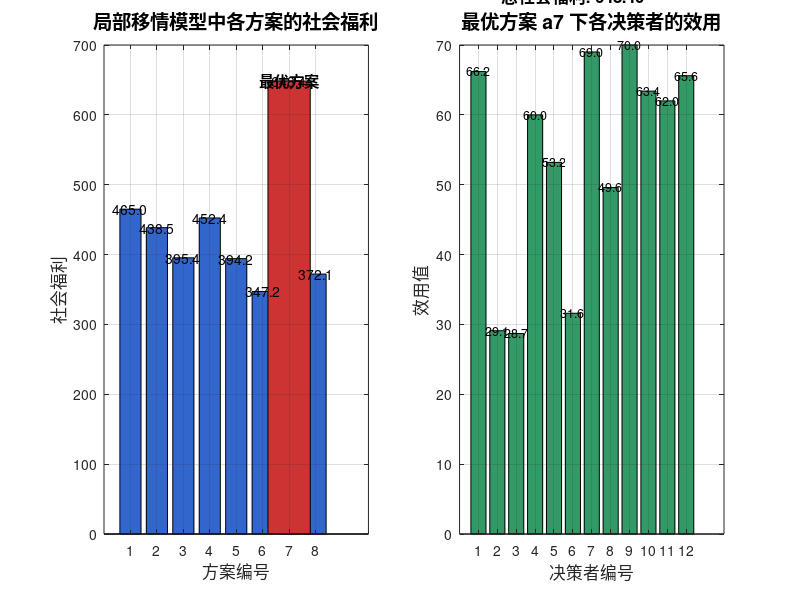

This figure's MATLAB source: (Note: this script raises an error after producing the figure.)
%% ICE算法 - 寻找局部移情网络中的社会最优方案
% 基于"考虑维护成本的移情网络决策模型与社会福利分配"文档实现
% 局部移情网络中社会福利最大化的迭代候选消除算法
% 在局部移情模型中，仅需一次迭代即可得到决策者效用值

%% 初始化参数
clear;
clc;
close all;

% 决策者数量和方案数量
n = 12; % 决策者数量
m = 8;  % 方案数量

% 初始化存储数组
sw_values = zeros(1, m); % 存储每个方案的社会福利
u_final = zeros(n, m);   % 存储每个决策者对每个方案的最终效用

% 移情矩阵W (n×n)，行和为1
W = [    0.2700,    0.7300,        0,         0 ,        0,         0,         0,         0,         0,         0 ,        0 ,        0;
         0.5200,    0.2500,    0.0500,    0.0300,    0.0700,         0,    0.0100,    0.0500,         0,    0.0100,         0 ,   0.0100;
         0.4600,         0,    0.3100,    0.0100,    0.1100,    0.0500,    0.0100,    0.0100,    0.0400,         0,         0 ,        0;
         0,    0.3800,    0.0600,    0.4400,         0,         0,         0,         0,         0,         0,    0.1200,         0;
         0,    0.3200,    0.1400 ,        0,    0.5400,         0,         0,         0,         0,         0,         0,         0;
         0,         0,         0,         0,    0.6400,    0.3600,         0,         0,         0,         0,         0,         0;
         0,    0.3000,    0.1000,         0,         0,         0,    0.4400,         0,    0.1600,         0,         0,         0;
         0,    0.5600,    0.0500,         0,         0,         0,         0,    0.3900,         0,         0,         0,         0;
         0,         0,         0,         0,         0,         0,    0.4900,         0,    0.4100,         0,         0,    0.1000;
         0,    0.2000,    0.0200,         0,         0,         0,         0,         0,         0,    0.4400,    0.3400,         0;
         0,         0,         0,    0.1500,         0,        0,         0 ,        0,         0 ,   0.3300 ,   0.5200 ,        0;
         0,    0.3400,         0 ,        0,         0,         0,         0,         0,    0.5200 ,        0,         0 ,   0.1400];

% 验证移情矩阵行和是否为1
for j = 1:n
    if abs(sum(W(j,:)) - 1) > 1e-10
        error('移情矩阵第%d行和不为1', j);
    end
end

% 内在效用矩阵 uI (n×m)
% 决策者对方案的内在偏好效用
uI = [90-40, 90-20, 90-70, 90-30, 90-60, 90-10, 90-50, 90-80;   % 决策者1
      90-20, 90-70, 90-60, 90-30, 90-40, 90-80, 90-10, 90-50;   % 决策者2
      90-60, 90-20, 90-40, 90-10, 90-80, 90-70, 90-50, 90-30;   % 决策者3
      90-50, 90-10, 90-70, 90-30, 90-80, 90-40, 90-20, 90-20;   % 决策者4
      90-70, 90-20, 90-10, 90-80, 90-30, 90-50, 90-40, 90-60;   % 决策者5
      90-50, 90-60, 90-10, 90-30, 90-70, 90-20, 90-80, 90-40;   % 决策者6
      90-50, 90-20, 90-40, 90-70, 90-30, 90-60, 90-10, 90-80;   % 决策者7
      90-50, 90-10, 90-60, 90-80, 90-30, 90-40, 90-70, 90-20;   % 决策者8
      90-70, 90-80, 90-30, 90-50, 90-60, 90-20, 90-10, 90-40;   % 决策者9
      90-10, 90-30, 90-70, 90-50, 90-60, 90-40, 90-20, 90-80;   % 决策者10
      90-50, 90-80, 90-60, 90-30, 90-40, 90-70, 90-20, 90-10;   % 决策者11
      90-10, 90-30, 90-40, 90-60, 90-50, 90-80, 90-70, 90-20];  % 决策者12

% 维护成本矩阵 C (每个方案一个n×n矩阵)
C = cell(1, m);
C{1} = [
0,4,0,0,0,0,0,0,0,0,0,0 ;
2,0,2,3,4,0,3,5,0,4,0,3 ;
2,0,0,2,4,3,1,2,4,0,0,0 ;
0,1,1,0,0,0,0,0,0,0,3,0 ;
0,3,4,0,0,0,0,0,0,0,0,0 ;
0,0,0,0,5,0,0,0,0,0,0,0 ;
0,4,4,0,0,0,0,0,4,0,0,0 ;
0,2,2,0,0,0,0,0,0,0,0,0 ;
0,0,0,0,0,0,2,0,0,0,0,2 ;
0,4,1,0,0,0,0,0,0,0,3,0 ;
0,0,0,3,0,0,0,0,0,3,0,0 ;
0,3,0,0,0,0,0,0,2,0,0,0];

C{2} = [
0,1,0,0,0,0,0,0,0,0,0,0 ;
4,0,3,3,2,0,2,4,0,2,0,2 ;
4,0,0,3,1,2,5,3,1,0,0,0 ;
0,1,4,0,0,0,0,0,0,0,4,0 ;
0,5,4,0,0,0,0,0,0,0,0,0 ;
0,0,0,0,2,0,0,0,0,0,0,0 ;
0,3,3,0,0,0,0,0,1,0,0,0 ;
0,3,3,0,0,0,0,0,0,0,0,0 ;
0,0,0,0,0,0,5,0,0,0,0,5 ;
0,5,2,0,0,0,0,0,0,0,1,0 ;
0,0,0,2,0,0,0,0,0,4,0,0 ;
0,1,0,0,0,0,0,0,5,0,0,0];

C{3} = [
0,3,0,0,0,0,0,0,0,0,0,0;
1,0,4,1,1,0,4,3,0,3,0,3;
3,0,0,2,1,5,1,5,3,0,0,0;
0,3,5,0,0,0,0,0,0,0,1,0;
0,2,5,0,0,0,0,0,0,0,0,0;
0,0,0,0,5,0,0,0,0,0,0,0;
0,5,2,0,0,0,0,0,3,0,0,0;
0,2,5,0,0,0,0,0,0,0,0,0;
0,0,0,0,0,0,2,0,0,0,0,2;
0,1,4,0,0,0,0,0,0,0,1,0;
0,0,0,1,0,0,0,0,0,5,0,0;
0,1,0,0,0,0,0,0,1,0,0,0];

C{4} = [
0,1,0,0,0,0,0,0,0,0,0,0 ;
1,0,1,1,4,0,2,3,0,1,0,3 ;
3,0,0,5,5,2,5,1,1,0,0,0 ;
0,3,3,0,0,0,0,0,0,0,3,0 ;
0,4,4,0,0,0,0,0,0,0,0,0 ;
0,0,0,0,2,0,0,0,0,0,0,0 ;
0,4,5,0,0,0,0,0,4,0,0,0 ;
0,4,3,0,0,0,0,0,0,0,0,0 ;
0,0,0,0,0,0,1,0,0,0,0,5 ;
0,5,4,0,0,0,0,0,0,0,4,0 ;
0,0,0,3,0,0,0,0,0,1,0,0 ;
0,5,0,0,0,0,0,0,2,0,0,0];

C{5} = [
0,3,0,0,0,0,0,0,0,0,0,0 ;
1,0,1,4,3,0,1,3,0,4,0,4 ;
3,0,0,5,1,1,1,4,1,0,0,0 ;
0,3,5,0,0,0,0,0,0,0,1,0 ;
0,4,2,0,0,0,0,0,0,0,0,0 ;
0,0,0,0,5,0,0,0,0,0,0,0 ;
0,1,1,0,0,0,0,0,4,0,0,0 ;
0,2,3,0,0,0,0,0,0,0,0,0 ;
0,0,0,0,0,0,2,0,0,0,0,4 ;
0,2,5,0,0,0,0,0,0,0,4,0 ;
0,0,0,2,0,0,0,0,0,4,0,0 ;
0,5,0,0,0,0,0,0,2,0,0,0
];

C{6} = [
0,5,0,0,0,0,0,0,0,0,0,0 ;
2,0,1,1,2,0,4,4,0,4,0,2 ;
1,0,0,2,1,4,2,2,3,0,0,0 ;
0,4,5,0,0,0,0,0,0,0,1,0 ;
0,4,5,0,0,0,0,0,0,0,0,0 ;
0,0,0,0,3,0,0,0,0,0,0,0 ;
0,3,4,0,0,0,0,0,5,0,0,0 ;
0,1,5,0,0,0,0,0,0,0,0,0 ;
0,0,0,0,0,0,3,0,0,0,0,4 ;
0,2,1,0,0,0,0,0,0,0,1,0 ;
0,0,0,1,0,0,0,0,0,4,0,0 ;
0,3,0,0,0,0,0,0,5,0,0,0
];

C{7} = [
0,3,0,0,0,0,0,0,0,0,0,0 ;
2,0,4,1,5,0,3,5,0,1,0,1 ;
1,0,0,4,1,1,3,2,1,0,0,0 ;
0,5,2,0,0,0,0,0,0,0,5,0 ;
0,3,2,0,0,0,0,0,0,0,0,0 ;
0,0,0,0,4,0,0,0,0,0,0,0 ;
0,3,1,0,0,0,0,0,3,0,0,0 ;
0,4,1,0,0,0,0,0,0,0,0,0 ;
0,0,0,0,0,0,2,0,0,0,0,2 ;
0,5,1,0,0,0,0,0,0,0,2,0 ;
0,0,0,5,0,0,0,0,0,3,0,0 ;
0,4,0,0,0,0,0,0,2,0,0,0
];

C{8} = [
0,1,0,0,0,0,0,0,0,0,0,0 ;
2,0,3,1,3,0,5,2,0,1,0,5 ;
4,0,0,4,1,5,1,3,2,0,0,0 ;
0,2,4,0,0,0,0,0,0,0,5,0 ;
0,4,5,0,0,0,0,0,0,0,0,0 ;
0,0,0,0,3,0,0,0,0,0,0,0 ;
0,4,4,0,0,0,0,0,1,0,0,0 ;
0,1,3,0,0,0,0,0,0,0,0,0 ;
0,0,0,0,0,0,5,0,0,0,0,5 ;
0,4,2,0,0,0,0,0,0,0,5,0 ;
0,0,0,5,0,0,0,0,0,3,0,0 ;
0,5,0,0,0,0,0,0,1,0,0,0    
];

fprintf('开始计算局部移情网络中的社会最优方案...\n');
fprintf('决策者数量: %d, 方案数量: %d\n', n, m);

%% 计算局部移情网络中的社会福利
% 在局部移情模型中，仅需一次迭代
% 初始化效用为内在效用: u_j^{(0)}(a_i) = u_j^I(a_i)
% 然后计算一次迭代后的效用值

fprintf('\n=== 计算局部移情模型下的社会福利 ===\n');

% 对每个方案计算社会福利
for a_idx = 1:m
    sw_current = 0;
    
    fprintf('计算方案 a%d 的效用...\n', a_idx);
    
    for j = 1:n
        % 局部移情模型公式:
        % u_j(a_i) = w_jj * uI_j(a_i) + Σ_{k≠j} w_jk * uI_k(a_i) - Σ_{k≠j} c_jk(a_i)
        
        % 内在效用部分
        intrinsic_part = W(j,j) * uI(j, a_idx);
        
        % 移情效用部分：∑_{k≠j} w_jk * uI_k(a_i)
        % 注意：这里使用内在效用 uI_k(a_i) 而不是上一轮迭代的效用
        empathetic_part = 0;
        for k = 1:n
            if k ~= j
                empathetic_part = empathetic_part + W(j,k) * uI(k, a_idx);
            end
        end
        
        % 维护成本部分：∑_{k≠j} c_jk(a_i)
        cost_part = 0;
        for k = 1:n
            if k ~= j
                cost_part = cost_part + C{a_idx}(j,k);
            end
        end
        
        % 更新当前效用（仅一次迭代）
        u_final(j, a_idx) = intrinsic_part + empathetic_part - cost_part;
        sw_current = sw_current + u_final(j, a_idx);
        
        fprintf('  决策者 d%d: 内在%.2f + 移情%.2f - 成本%.2f = 总效用%.2f\n', ...
            j, intrinsic_part, empathetic_part, cost_part, u_final(j, a_idx));
    end
    
    sw_values(a_idx) = sw_current;
    fprintf('方案 a%d 的社会福利: %.2f\n\n', a_idx, sw_current);
end

%% 确定社会最优方案
% 找出社会福利最大的方案
[max_sw, opt_index] = max(sw_values);
optimal_scheme = opt_index;

fprintf('======= 局部移情模型执行完成 =======\n');
fprintf('社会最优方案: a%d\n', optimal_scheme);
fprintf('社会福利值: %.2f\n', max_sw);

% 显示所有方案的社会福利
fprintf('\n所有方案的社会福利比较:\n');
for a_idx = 1:m
    fprintf('  方案 a%d: %.2f', a_idx, sw_values(a_idx));
    if a_idx == optimal_scheme
        fprintf('  <-- 最优方案\n');
    else
        fprintf('  (与最优方案差值: %.2f)\n', max_sw - sw_values(a_idx));
    end
end

% 显示各决策者在最优方案下的效用
fprintf('\n各决策者在最优方案 a%d 下的效用:\n', optimal_scheme);
for j = 1:n
    fprintf('  决策者 d%d: %.2f\n', j, u_final(j, optimal_scheme));
end

%% 可视化部分
% 创建图形显示结果
figure('Position', [100, 100, 1200, 500]);

% 子图1：各方案的社会福利比较
subplot(1, 2, 1);
bar(sw_values, 'FaceColor', [0.2, 0.4, 0.8]);
hold on;
bar(optimal_scheme, max_sw, 'FaceColor', [0.8, 0.2, 0.2]); % 最优方案用红色突出显示
xlabel('方案编号', 'FontSize', 12);
ylabel('社会福利', 'FontSize', 12);
title('局部移情模型中各方案的社会福利', 'FontSize', 14);
grid on;
set(gca, 'XTick', 1:m);
for a_idx = 1:m
    text(a_idx, sw_values(a_idx)+0.1, sprintf('%.1f', sw_values(a_idx)), ...
        'HorizontalAlignment', 'center', 'FontSize', 10);
end
text(optimal_scheme, max_sw+0.5, '最优方案', ...
    'HorizontalAlignment', 'center', 'FontSize', 11, 'FontWeight', 'bold');

% 子图2：最优方案下各决策者的效用分布
subplot(1, 2, 2);
bar(u_final(:, optimal_scheme), 'FaceColor', [0.2, 0.6, 0.4]);
xlabel('决策者编号', 'FontSize', 12);
ylabel('效用值', 'FontSize', 12);
title(sprintf('最优方案 a%d 下各决策者的效用', optimal_scheme), 'FontSize', 14);
grid on;
set(gca, 'XTick', 1:n);
for j = 1:n
    text(j, u_final(j, optimal_scheme)+0.1, sprintf('%.1f', u_final(j, optimal_scheme)), ...
        'HorizontalAlignment', 'center', 'FontSize', 9);
end

% 添加总社会福利显示
text(n/2, max(u_final(:, optimal_scheme))*1.1, ...
    sprintf('总社会福利: %.2f', max_sw), ...
    'HorizontalAlignment', 'center', 'FontSize', 12, 'FontWeight', 'bold');

sgtitle('局部移情网络社会最优方案选择结果', 'FontSize', 16, 'FontWeight', 'bold');

%% 输出详细结果表格
fprintf('\n======= 详细结果表格 =======\n');
fprintf('方案\t社会福利\t是否最优\n');
for a_idx = 1:m
    if a_idx == optimal_scheme
        fprintf('a%d\t%.2f\t是\n', a_idx, sw_values(a_idx));
    else
        fprintf('a%d\t%.2f\t否\n', a_idx, sw_values(a_idx));
    end
end

fprintf('\n最优方案 a%d 的详细效用分解:\n', optimal_scheme);
fprintf('决策者\t内在效用\t移情效用\t维护成本\t总效用\n');
for j = 1:n
    intrinsic_part = W(j,j) * uI(j, optimal_scheme);
    
    empathetic_part = 0;
    for k = 1:n
        if k ~= j
            empathetic_part = empathetic_part + W(j,k) * uI(k, optimal_scheme);
        end
    end
    
    cost_part = 0;
    for k = 1:n
        if k ~= j
            cost_part = cost_part + C{optimal_scheme}(j,k);
        end
    end
    
    fprintf('d%d\t%.2f\t\t%.2f\t\t%.2f\t\t%.2f\n', ...
        j, intrinsic_part, empathetic_part, cost_part, u_final(j, optimal_scheme));
end
